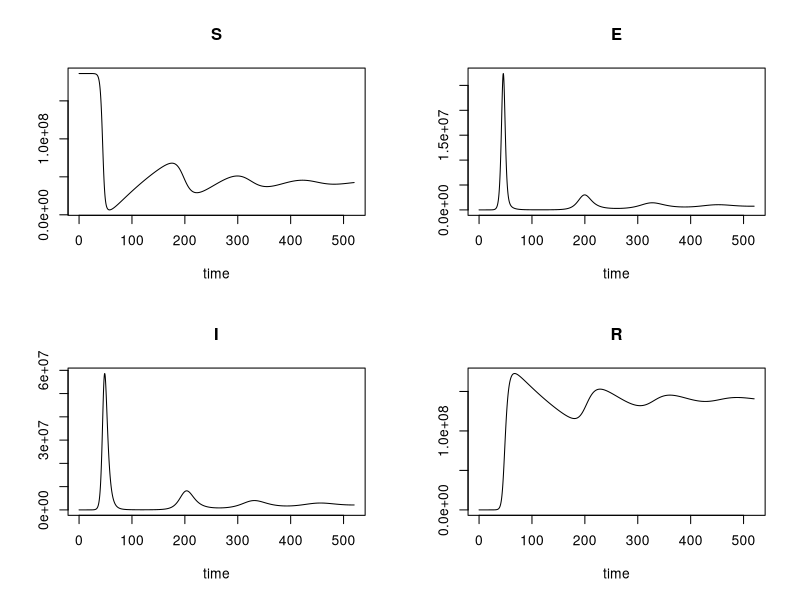
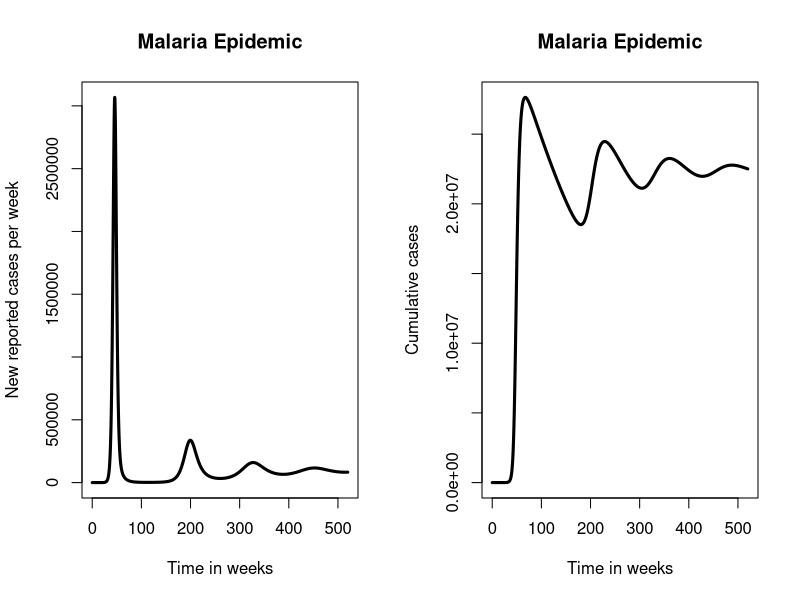

R code for these plots, in order:
#MALARIA MODEL R CODE 18 MARCH 2018
version # version.string R version 3.4.2 (2017-09-28) #nickname       Short Summer

# 1. BASIC MODEL

#CLEAR WORKSPACE
rm(list=ls())

#LOAD REQUIRED LIBRARIES
library(deSolve)
library(ggplot2)

#MODEL TIME PERIOD = 10 (in years)
period <- 520 #weeks
times <- seq(0, period, by = (1/7)) # in weeks, by 1 day intervals

#MODEL PARAMETERS
parameters <- c(mui=(1/(54*52)),  # birth rate (1/life expectancy)
                muo=(1/(54*52)),  # death rate (1/life expectancy)
                R0=4.4,              # basic reproduction number
                omega=(1/(5*52)),    # rate of loss of immunity = 1/(average duration of immunity)
                gamma=7/10,          # rate of movement from latent to infectious stage = 1/(average latent period)
                nui=35*7/1000,       # rate of recovery = 1/(average duration of infection)
                report=16/100,       # proportion of all infections that are reported
                amp=0,               # relative amplitude of seasonal forcing
                phi=30,               # week of peak in seasonal forcing
                
                week_net = 1,        #week of commencing intervention (ITNs)
                net_cov = .80,        #ITN coverage
                net_eff = .50        #ITN efficacy in reducing malaria
)

# MODEL INITIAL CONDITIONS
initP<-186000000 # population size
initE<-1 # Exposed
initI<-0 # Infectious
initR<-0 # Recovered

#INITIAL SUSCEPTIBLE COMPARTMENT
initS<-initP-initE-initI-initR # Susceptible (non-immune)

#DEFINE THE MODEL COMPARTMENTS
state <- c(S = initS, E=initE, I = initI,R = initR)

# MODEL FUNCTION, TO SOLVE THE EQUATIONS
malaria<-function(t, state, parameters) 
{
  with(as.list(c(state, parameters)),
       {
         
         # DEFINE VARIABLES
         P <- (S+E+I+R)
         seas<-1+amp*cos(2*pi*(t-phi)/52)
         beta<-R0*(muo+nui)*(gamma+muo)/gamma
         
         net_cov <- (t>=(1 +week_net))*net_cov
         bednet <- (1-net_eff*net_cov)
         
         lam <- beta*seas*I/P
         
         # RATE OF CHANGE
         dS <- mui*P-muo*S-lam*S+omega*R
         dE <- -muo*E+lam*S-gamma*E
         dI <- -muo*I+gamma*E-nui*I
         dR <- -muo*R+nui*I-omega*R
         
         # RETURN THE RATE OF CHANGE
         list(c(dS, dE, dI, dR))
       }
  ) 
  
}

#MODEL OUTPUT
# run the model
out <- ode(y = state, times = times, func = malaria, parms = parameters)
# a simple plot of the model output
plot(out)

# MORE MODEL OUTPUTS
# total population
pop<-out[,"S"]+out[,"E"]+out[,"I"]+out[,"R"]
# weekly incidence
inc <- parameters["report"]*parameters["gamma"]*out[,"E"]


time <-out[,"time"]


# label the axes # make a new panel
par(mfrow=c(1,2))
plot(time,inc,type='l',lwd=3,main = "Malaria Epidemic",xlab = "Time in weeks",ylab="New reported cases per week")

# plot cumulative reports
cumulativereports<- parameters["report"]*out[,"R"]
plot(time,cumulativereports,type='l',lwd=3,main = "Malaria Epidemic",xlab = "Time in weeks",ylab="Cumulative cases") 
